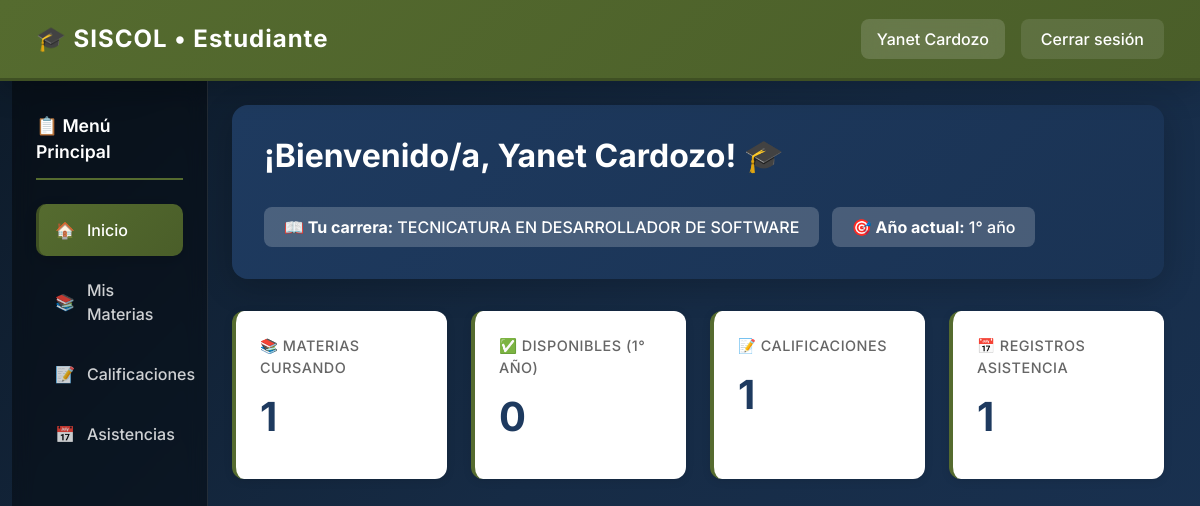
Screenshot of /panel_estudiante.php (signed in) with the database file from the repository.
### tables this page shows
CREATE TABLE `estudiante` (
  `id` int(11) NOT NULL,
  `dni` varchar(20) NOT NULL,
  `nombre` varchar(100) NOT NULL,
  `apellido` varchar(100) NOT NULL,
  `email` varchar(120) NOT NULL,
  `telefono` varchar(30) DEFAULT NULL,
  `direccion` varchar(255) DEFAULT NULL,
  `password_hash` varchar(255) NOT NULL,
  `rol_id` int(11) NOT NULL DEFAULT 1,
  `activo` tinyint(1) NOT NULL DEFAULT 1,
  `creado_en` timestamp NOT NULL DEFAULT current_timestamp(),
  `id_carrera` int(11) DEFAULT NULL COMMENT '1',
  `anio_ingreso` year(4) DEFAULT NULL COMMENT 'Año de ingreso a la carrera',
  `anio_actual` tinyint(1) DEFAULT NULL COMMENT 'Año actual manual (NULL = automático)'
);

CREATE TABLE `carreras` (
  `id_carrera` int(11) NOT NULL,
  `nombre` varchar(100) NOT NULL COMMENT 'Nombre completo de la carrera',
  `descripcion` text DEFAULT NULL COMMENT 'Descripción detallada de la carrera',
  `duracion` int(11) NOT NULL DEFAULT 4 COMMENT 'Duración de la carrera en años',
  `estado` enum('activa','inactiva','suspendida') NOT NULL DEFAULT 'activa' COMMENT 'Estado actual de la carrera',
  `fecha_creacion` timestamp NOT NULL DEFAULT current_timestamp() COMMENT 'Fecha de creación del registro',
  `fecha_modificacion` timestamp NOT NULL DEFAULT current_timestamp() ON UPDATE current_timestamp() COMMENT 'Fecha de última modificación'
);

### panel_estudiante.php (the view, shortened to what this page needs)
<?php
$usuario = $_SESSION["usuario"];
$id_estudiante = (int)$_SESSION["id_usuario"];
$conn = conectar();
$estudiante_stmt = $conn->prepare("
    SELECT e.id_carrera, e.anio_ingreso, e.anio_actual, c.nombre as nombre_carrera, c.duracion
    FROM estudiante e
    LEFT JOIN carreras c ON e.id_carrera = c.id_carrera
    WHERE e.id = ?
");
$estudiante_stmt->bind_param("i", $id_estudiante);
$estudiante_stmt->execute();
$estudiante = $estudiante_stmt->get_result()->fetch_assoc();
$nombre_carrera = $estudiante['nombre_carrera'];
$anio_estudiante = 1;
if ($estudiante['id_carrera'] !== null && $estudiante['anio_ingreso'] !== null) {
    if ($estudiante['anio_actual'] !== null) {
        $anio_estudiante = (int)$estudiante['anio_actual'];
        $mensaje_anio = "📌 Estás cursando <strong>{$anio_estudiante}° año</strong> (configuración manual).";
    } else {
        $anio_estudiante = min((int)date('Y') - (int)$estudiante['anio_ingreso'] + 1, (int)($estudiante['duracion'] ?? 4));
    }
}
$materias_habilitadas = [];
$materias_cursando = [];
if ($estudiante['id_carrera'] !== null) {
    $materias_stmt = $conn->prepare("
        SELECT m.id, m.nombre, m.año, a.cursada, a.regular, a.aprobada, a.inscripto_para_final
        FROM analitico a
        INNER JOIN materias m ON a.id_materia = m.id
        WHERE a.id_estudiante = ? AND a.activo = 1
        ORDER BY m.año, m.nombre
    ");
    $materias_stmt->bind_param("i", $id_estudiante);
    $materias_stmt->execute();
    $result = $materias_stmt->get_result();
    while ($row = $result->fetch_assoc()) {
        if ($row['cursada'] == 1) {
            $materias_cursando[] = $row;
        }
    }
}
$calif_stmt = $conn->prepare("
    SELECT m.nombre AS materia, a.calificacion_final AS nota
    FROM analitico a
    INNER JOIN materias m ON a.id_materia = m.id
    WHERE a.id_estudiante = ? AND a.calificacion_final IS NOT NULL
    ORDER BY m.año, m.nombre
");
$calif_stmt->bind_param("i", $id_estudiante);
$calif_stmt->execute();
$calif_result = $calif_stmt->get_result()->fetch_all(MYSQLI_ASSOC);
$asist_stmt = $conn->prepare("
    SELECT a.fecha, m.nombre AS materia, a.presente
    FROM asistencias a
    INNER JOIN materias m ON a.id_materia = m.id
    WHERE a.id_usuario = ?
    ORDER BY a.fecha DESC
    LIMIT 50
");
$asist_stmt->bind_param("i", $id_estudiante);
$asist_stmt->execute();
$asist_result = $asist_stmt->get_result()->fetch_all(MYSQLI_ASSOC);
?>
<!DOCTYPE html>
<html lang="es">
<head>
<link href="https://cdn.jsdelivr.net/npm/bootstrap@5.3.0/dist/css/bootstrap.min.css" rel="stylesheet">
</head>
<body>
<nav class="navbar topbar">
  <div class="container-fluid">
    <a class="navbar-brand" href="#">🎓 SISCOL • Estudiante</a>
    <div class="user-info">
      <span class="user-name"><?= htmlspecialchars($usuario) ?></span>
      <a href="logout.php" class="logout-btn">Cerrar sesión</a>
    </div>
  </div>
</nav>
<div class="container-fluid">
  <div class="row g-0">
    <aside class="col-12 col-md-3 col-lg-2 sidebar">
      <div class="sidebar-title">📋 Menú Principal</div>
      <a href="#" class="menu-link active" data-target="inicio">
        <span>🏠</span> Inicio
      </a>
      <a href="#" class="menu-link" data-target="materias">
        <span>📚</span> Mis Materias
      </a>
      <a href="#" class="menu-link" data-target="calificaciones">
        <span>📝</span> Calificaciones
      </a>
      <a href="#" class="menu-link" data-target="asistencias">
        <span>📅</span> Asistencias
      </a>
    </aside>
    <main class="col-12 col-md-9 col-lg-10 p-4">
      <section id="inicio" class="seccion active">
        <div class="welcome-card">
          <h3>¡Bienvenido/a, <?= htmlspecialchars($usuario) ?>! 🎓</h3>
          <?php if ($estudiante['id_carrera'] !== null): ?>
          <div class="info-badge">
            <strong>📖 Tu carrera:</strong> <?= htmlspecialchars($nombre_carrera) ?>
          </div>
          <div class="info-badge">
            <strong>🎯 Año actual:</strong> <?= $anio_estudiante ?>° año
          </div>
          <?php else: ?>
          <div class="alert alert-warning mt-3">
            ⚠️ <strong>Atención:</strong> Aún no te has inscrito en ninguna carrera. Dirígete a "Mis Materias" para inscribirte.
          </div>
          <?php endif; ?>
        </div>
        <?php if ($estudiante['id_carrera'] !== null): ?>
        <div class="stats-grid">
          <div class="stat-card">
            <div class="stat-label">📚 Materias Cursando</div>
            <div class="stat-number"><?= count($materias_cursando) ?></div>
          </div>
          <div class="stat-card">
            <div class="stat-label">✅ Disponibles (<?= $anio_estudiante ?>° año)</div>
            <div class="stat-number"><?= count($materias_habilitadas) ?></div>
          </div>
          <div class="stat-card">
            <div class="stat-label">📝 Calificaciones</div>
            <div class="stat-number"><?= count($calif_result) ?></div>
          </div>
          <div class="stat-card">
            <div class="stat-label">📅 Registros Asistencia</div>
            <div class="stat-number"><?= count($asist_result) ?></div>
          </div>
        </div>
        <?php endif; ?>
      </section>
    </main>
  </div>
</div>
</body>
</html>

### panel_estudiante.php (style rules this page uses)
:root { --azul-marino-500: #1E3A5F; --azul-marino-600: #1a3354; --azul-marino-700: #162b45; --verde-olivo-500: #556B2F; --verde-olivo-600: #4a5e29; --verde-olivo-700: #3f5023; }
* { margin: 0; padding: 0; box-sizing: border-box; }
body { font-family: 'Inter', 'Segoe UI', sans-serif; background: linear-gradient(135deg, #0d1a28, #162b45, #1a3354); color: white; min-height: 100vh; }
.topbar { background: linear-gradient(135deg, var(--verde-olivo-500), var(--verde-olivo-600)); padding: 1rem 1.5rem; box-shadow: 0 8px 32px rgba(0,0,0,0.2); border-bottom: 3px solid var(--verde-olivo-700); }
.navbar-brand { font-weight: 700; font-size: 1.5rem; letter-spacing: 1px; color: white !important; }
.user-info { display: flex; align-items: center; gap: 1rem; }
.user-name { font-weight: 500; padding: 0.5rem 1rem; background: rgba(255,255,255,0.15); border-radius: 8px; backdrop-filter: blur(10px); }
.logout-btn { color: white; text-decoration: none; padding: 0.5rem 1.25rem; background: rgba(255,255,255,0.1); border-radius: 8px; transition: all 0.3s ease; font-weight: 500; }
.sidebar { background: rgba(0,0,0,0.4); backdrop-filter: blur(10px); border-right: 1px solid rgba(255,255,255,0.1); padding: 2rem 1.5rem; min-height: calc(100vh - 70px); }
.sidebar-title { font-weight: 600; font-size: 1.1rem; margin-bottom: 1.5rem; padding-bottom: 0.75rem; border-bottom: 2px solid var(--verde-olivo-500); }
.menu-link { display: flex; align-items: center; gap: 0.75rem; color: rgba(255,255,255,0.8); text-decoration: none; padding: 0.875rem 1rem; margin-bottom: 0.5rem; border-radius: 10px; transition: all 0.3s ease; font-weight: 500; border-left: 3px solid transparent; }
.menu-link.active { background: linear-gradient(135deg, var(--verde-olivo-500), var(--verde-olivo-600)); color: white; box-shadow: 0 4px 16px rgba(0,0,0,0.15); border-left-color: var(--verde-olivo-700); }
.welcome-card { background: linear-gradient(135deg, var(--azul-marino-500), var(--azul-marino-600)); color: white; border-radius: 16px; padding: 2rem; margin-bottom: 2rem; box-shadow: 0 8px 32px rgba(0,0,0,0.2); }
.welcome-card h3 { font-size: 2rem; font-weight: 700; margin-bottom: 1rem; }
.info-badge { display: inline-block; background: rgba(255,255,255,0.2); padding: 0.5rem 1.25rem; border-radius: 8px; margin-top: 1rem; margin-right: 0.5rem; font-weight: 500; }
.stats-grid { display: grid; grid-template-columns: repeat(auto-fit, minmax(200px, 1fr)); gap: 1.5rem; margin-top: 2rem; }
.stat-card { background: white; border-radius: 12px; padding: 1.5rem; box-shadow: 0 2px 8px rgba(0,0,0,0.1); border-left: 4px solid var(--verde-olivo-500); }
.stat-number { font-size: 2.5rem; font-weight: 700; color: var(--azul-marino-500); margin: 0.5rem 0; }
.stat-label { color: #666; font-weight: 500; font-size: 0.9rem; text-transform: uppercase; letter-spacing: 0.5px; }
.seccion { display: none; animation: fadeIn 0.4s ease; }
.seccion.active { display: block; }

### rows the page displays
estudiante: id_carrera.nombre "TECNICATURA EN DESARROLLADOR DE SOFTWARE", anio_ingreso.duracion "1"

### other values shown
$usuario "Yanet Cardozo"
count($materias_cursando) "1"
count($materias_habilitadas) "0"
count($calif_result) "1"
count($asist_result) "1"
